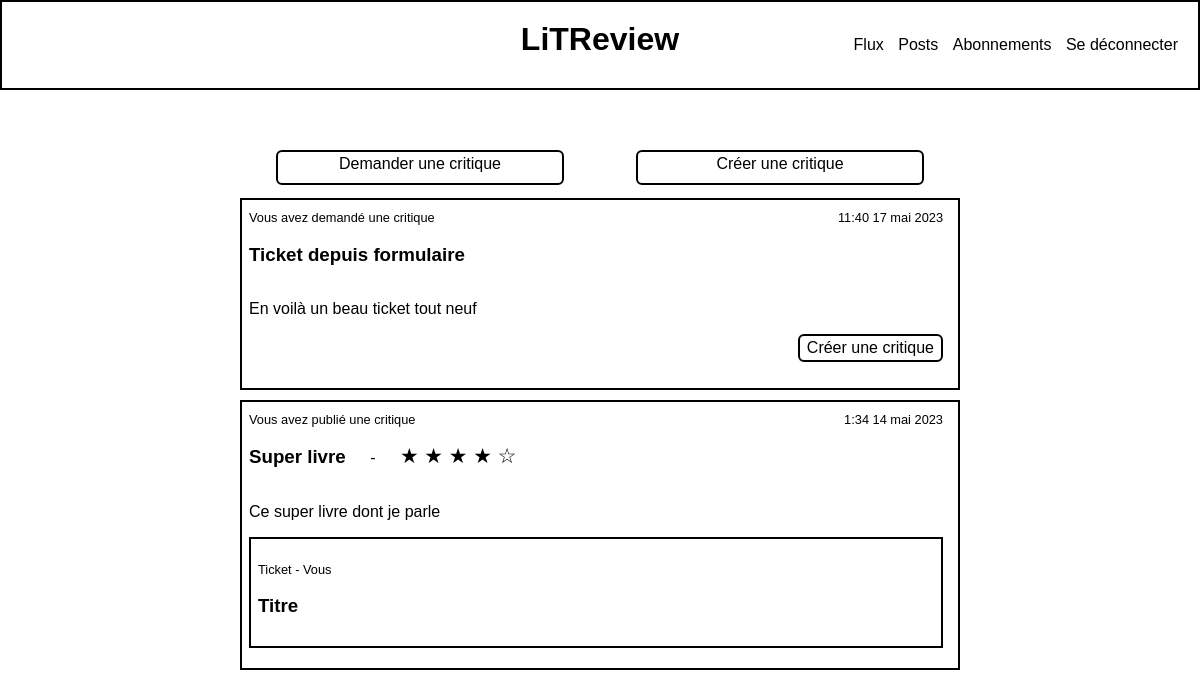
/review/flux (signed in), run on an earlier commit of the app's database.
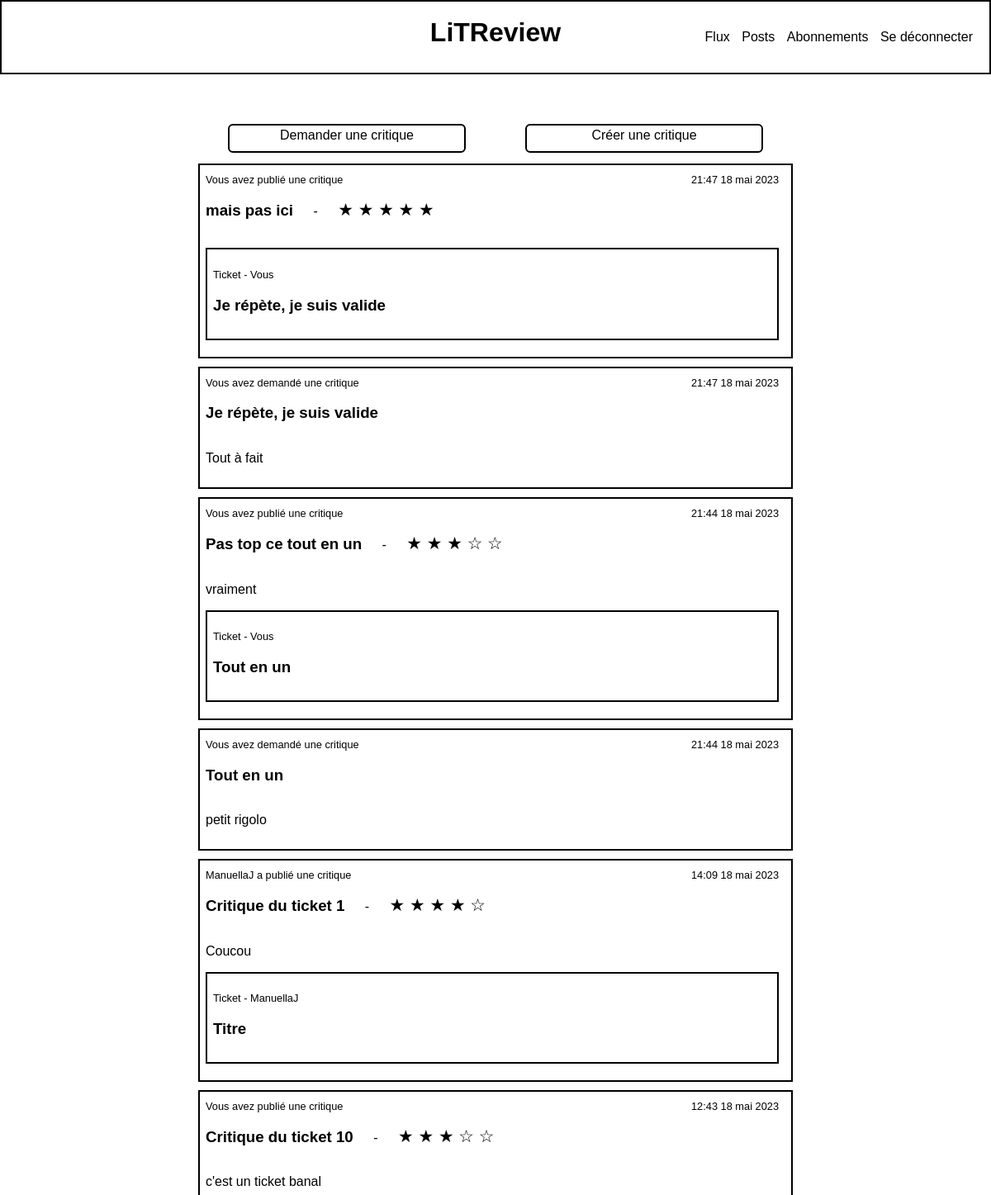
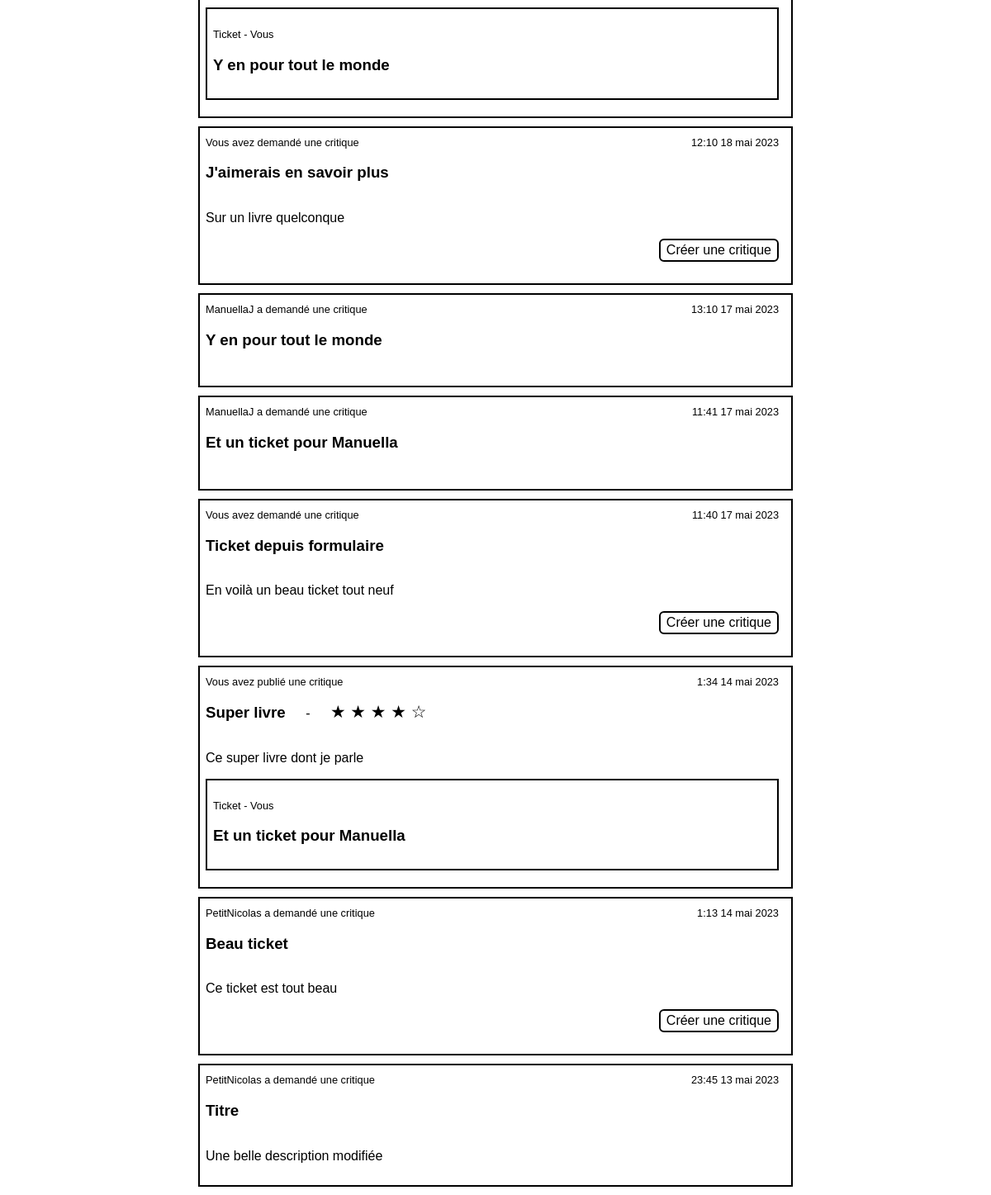
And on a later commit of the database (2 pictures, top to bottom).
### review/models.py (models this page shows, shortened)
class Ticket(models.Model):
    title = models.CharField(max_length=128, verbose_name="titre")
    description = models.TextField(
        max_length=2048, blank=True, verbose_name="description"
    )
    user = models.ForeignKey(to=settings.AUTH_USER_MODEL, on_delete=models.CASCADE)
    image = models.ImageField(null=True, blank=True, verbose_name="image")
    time_created = models.DateTimeField(auto_now_add=True)
    def user_resume(self):
        return f"{self.user.username} <{self.user.email}>"
    user_resume.short_description = "User"
    class Meta:
        ordering = ["-time_created"]

class Review(models.Model):
    ticket = models.ForeignKey(to=Ticket, on_delete=models.CASCADE)
    rating = models.PositiveSmallIntegerField(
        validators=[MinValueValidator(0), MaxValueValidator(5)],
        verbose_name="note",
    )
    headline = models.CharField(max_length=128, verbose_name="titre")
    body = models.CharField(max_length=8192, blank=True, verbose_name="commentaire")
    user = models.ForeignKey(to=settings.AUTH_USER_MODEL, on_delete=models.CASCADE)
    time_created = models.DateTimeField(auto_now_add=True)
    class Meta:
        ordering = ["-time_created"]

### review/views.py (the view)
# urls.py: path("flux", views.FollowedPostsListView.as_view(), name="flux"),
class FollowedPostsListView(LoginRequiredMixin, generic.ListView):
    context_object_name = "flux"
    template_name = "flux.html"
    title = "Flux"
    def get_queryset(self) -> list[Ticket | Review]:
        current_user = self.request.user
        query_following = current_user.following.select_related("followed_user").all()
        following = [pair.followed_user for pair in query_following]
        reviews = Review.objects.filter(
            Q(user__in=following) | Q(user=current_user) | Q(ticket__user=current_user)
        )
        reviews = reviews.annotate(content_type=Value("REVIEW", CharField()))
        tickets = Ticket.objects.filter(Q(user__in=following) | Q(user=current_user))
        tickets = tickets.annotate(content_type=Value("TICKET", CharField()))
        tickets = tickets.annotate(Count("review"))
        posts = sorted(
            chain(reviews, tickets), key=lambda post: post.time_created, reverse=True
        )
        return posts
    def get_context_data(self, **kwargs: Any) -> Dict[str, Any]:
        context = super().get_context_data(**kwargs)
        context["title"] = self.title
        return context

### review/templates/flux.html (shortened to what this page needs)
{% extends "base_generic.html" %}
{% block content %}
    <section class="links-section">
        <div class="link-button">
            <a href="{% url 'add_ticket' %}">Demander une critique</a>
        </div>
        <div class="link-button">
            <a href="{% url 'fresh_review' %}">Créer une critique</a>
        </div>
    </section>
    <section class="list_posts">
        {% if object_list %}
            {% for post in object_list %}
                {% if post.content_type == "REVIEW" %}
                    {% include "review_snippet.html" with edit=False %}
                {% elif post.content_type == "TICKET" %}
                    {% include "ticket_snippet.html" with edit=False  %}
                {% endif %}
            {% endfor %}
        {% else %}
            <p>Les personnes que vous suivez n'ont rien publié pour l'instant.</p>
        {% endif %}
    </section>
{% endblock %}

### review/templates/review_snippet.html (shortened to what this page needs)
<article class="post review">
    <header class="post__info">
        <span class="post__author">
            {% if post.user == user %} Vous avez publié une critique
            {% else %} {{post.user}} a publié une critique
            {% endif %}
        </span>
        <span class="post__date">
            {{ post.time_created|date:"G:i d F Y" }}
        </span>
    </header>
    <h1 class="post__title">{{post.headline}}</h1>
    -
    <span class="post__rating">
        {% for i in "12345" %}
            {% if post.rating >= forloop.counter %} ★
            {% else %} ☆
            {% endif %}
        {% endfor %}
    </span>
    <p class="post__body">
        {{post.body}}
    </p>
    <div class="post ticket">
        <p class ="post__info">Ticket -
            {% if post.user == user %} Vous
            {% else %} {{post.user}}
            {% endif %}
        </p>
        <h1>{{post.ticket.title}}</h1>
    </div>
</article>

### review/templates/ticket_snippet.html (shortened to what this page needs)
<article class="post ticket">
    <header class="post__info">
        <span class="post__author">
            {% if post.user == user %} Vous avez demandé une critique
            {% else %} {{post.user}} a demandé une critique
            {% endif %}
        </span>
        <span class="post__date">
            {{ post.time_created|date:"G:i d F Y" }}
        </span>
    </header>
    <h1 class="post__title">{{post.title}}</h1>
    {% if post.description and post.description is not None %}
        <p class="post__body">
            {{post.description}}
        </p>
    {% endif %}
    <p class="post__footer">
        {% if post.review__count == 0 %}
                <a href="{% url 'review_for_ticket' ticket_id=post.id %}" class="link-button" >
                    Créer une critique</a>
        {% endif %}
    </p>
</article>

What changed in the data, as far as the page shows it:
added Review: shows "Vous avez publié une critique", time_created "21:47 18 mai 2023", headline "mais pas ici", rating 5 (drawn), ticket "Je répète, je suis valide"
added Ticket: shows "Vous avez demandé une critique", time_created "21:47 18 mai 2023", title "Je répète, je suis valide", description "Tout à fait"
added Review: shows "Vous avez publié une critique", time_created "21:44 18 mai 2023", headline "Pas top ce tout en un", rating 3 (drawn), body "vraiment", ticket "Tout en un"
added Ticket: shows "Vous avez demandé une critique", time_created "21:44 18 mai 2023", title "Tout en un", description "petit rigolo"
added Review: user "ManuellaJ", time_created "14:09 18 mai 2023", headline "Critique du ticket 1", rating 4 (drawn), body "Coucou", ticket "Titre"
added Review: shows "Vous avez publié une critique", time_created "12:43 18 mai 2023", headline "Critique du ticket 10", rating 3 (drawn), body "c'est un ticket banal", ticket "Y en pour tout le monde"
added Ticket: shows "Vous avez demandé une critique", time_created "12:10 18 mai 2023", title "J'aimerais en savoir plus", description "Sur un livre quelconque", shows "Créer une critique"
now on this page (row unchanged): Ticket: user "ManuellaJ", time_created "13:10 17 mai 2023", title "Y en pour tout le monde"
now on this page (row unchanged): Ticket: user "ManuellaJ", time_created "11:41 17 mai 2023", title "Et un ticket pour Manuella"
changed Review "Super livre": ticket "Titre" → "Et un ticket pour Manuella"
now on this page (row unchanged): Ticket: user "PetitNicolas", time_created "1:13 14 mai 2023", title "Beau ticket", description "Ce ticket est tout beau", shows "Créer une critique"
now on this page (row unchanged): Ticket: user "PetitNicolas", time_created "23:45 13 mai 2023", title "Titre", description "Une belle description modifiée"
